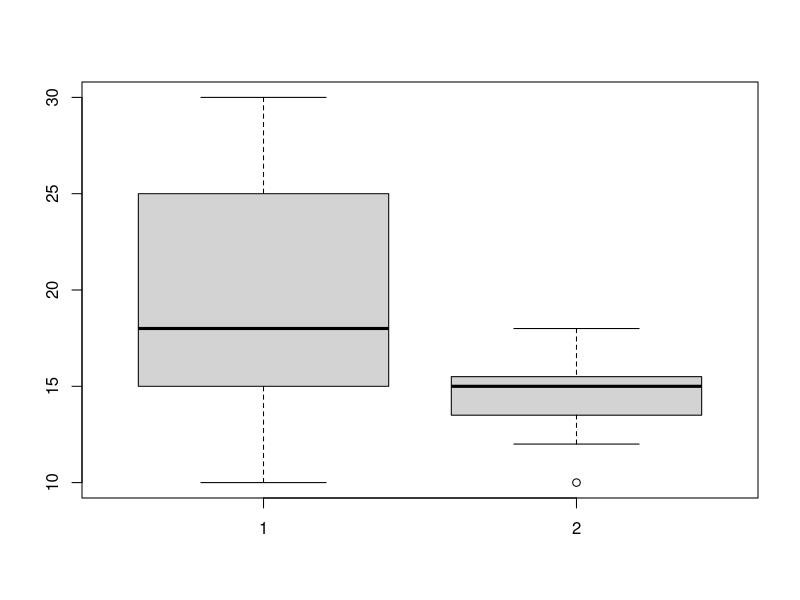

This chart was generated by the following R code:
## ---- chunk 1
# dvojvyberove neparove test pre neparove testy

# ako prve je treba overit rovnost disperzii podla vysledku postupujeme dalej
# neparovy test rovnost disperzii
# dva druhy plastickej hmoty sme vystavili svetlu na 6 mesiacov
# vysledky su dane v dnoch
# preferujeme 1. druh testujte hypotezu o rovnakej odolnosti voci svetlu

# testovat musime rovnost disperzii

# h0 sigma_x=sigma_y
# sigma_x / sigma_y = 1

prvy<-c(85,87,92,80,84,86)
druhy <- c(89,89,90,84,92)
var.test(prvy,druhy)$p.value
# varTest(c(prvy,druhy))$p.value # toto je zle
# p > 0,05 nezmietame h0 cize disperzie su rovne

t.test(prvy,druhy,paired = F,var.equal = T)$p.value
# 0.17 > 0.05 nezamietam hypotezu
# stredne hodnoty odolnosti su rovnake

# test nerovnosti disperzii
# firmakupuje rukavice od 2 dodovatelov
# dodacia doba je v dnoch
# testujte hypot. na rovnaku dlzku dodavok

aa <- c(10, 12, 15, 25, 18, 20, 15, 25, 30)
bb <- c(15, 15, 18, 10, 16, 12, 15)
var.test(aa,bb)$p.value
# 0.03<0.05 zamietam o rovnosti disperzii zvolim spravny dojvyberovy test
t.test(aa,bb,var.equal = F)$p.value
# 0.09 > 0.05 nezamietam h0
boxplot(aa,bb)



